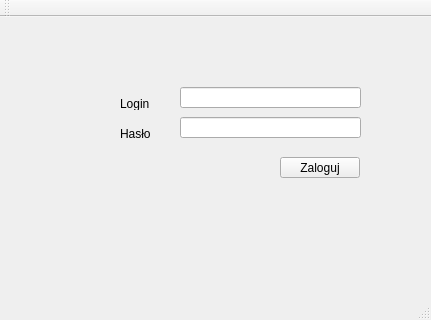
<?xml version="1.0" encoding="UTF-8"?>
<ui version="4.0">
 <class>LoginWindow</class>
 <widget class="QMainWindow" name="LoginWindow">
  <property name="geometry">
   <rect>
    <x>0</x>
    <y>0</y>
    <width>431</width>
    <height>320</height>
   </rect>
  </property>
  <property name="windowTitle">
   <string>LoginWindow</string>
  </property>
  <widget class="QWidget" name="centralWidget">
   <widget class="QLineEdit" name="lineEdit">
    <property name="geometry">
     <rect>
      <x>180</x>
      <y>70</y>
      <width>181</width>
      <height>21</height>
     </rect>
    </property>
   </widget>
   <widget class="QLabel" name="label">
    <property name="geometry">
     <rect>
      <x>120</x>
      <y>80</y>
      <width>47</width>
      <height>13</height>
     </rect>
    </property>
    <property name="text">
     <string>Login</string>
    </property>
   </widget>
   <widget class="QLabel" name="label_2">
    <property name="geometry">
     <rect>
      <x>120</x>
      <y>110</y>
      <width>47</width>
      <height>13</height>
     </rect>
    </property>
    <property name="text">
     <string>Hasło</string>
    </property>
   </widget>
   <widget class="QLineEdit" name="lineEdit_2">
    <property name="geometry">
     <rect>
      <x>180</x>
      <y>100</y>
      <width>181</width>
      <height>21</height>
     </rect>
    </property>
    <property name="echoMode">
     <enum>QLineEdit::Password</enum>
    </property>
   </widget>
   <widget class="QPushButton" name="pushButton">
    <property name="geometry">
     <rect>
      <x>280</x>
      <y>140</y>
      <width>80</width>
      <height>21</height>
     </rect>
    </property>
    <property name="text">
     <string>Zaloguj</string>
    </property>
   </widget>
  </widget>
  <widget class="QMenuBar" name="menuBar">
   <property name="geometry">
    <rect>
     <x>0</x>
     <y>0</y>
     <width>431</width>
     <height>21</height>
    </rect>
   </property>
  </widget>
  <widget class="QToolBar" name="mainToolBar">
   <attribute name="toolBarArea">
    <enum>TopToolBarArea</enum>
   </attribute>
   <attribute name="toolBarBreak">
    <bool>false</bool>
   </attribute>
  </widget>
  <widget class="QStatusBar" name="statusBar"/>
 </widget>
 <layoutdefault spacing="6" margin="11"/>
 <resources/>
 <connections/>
</ui>
